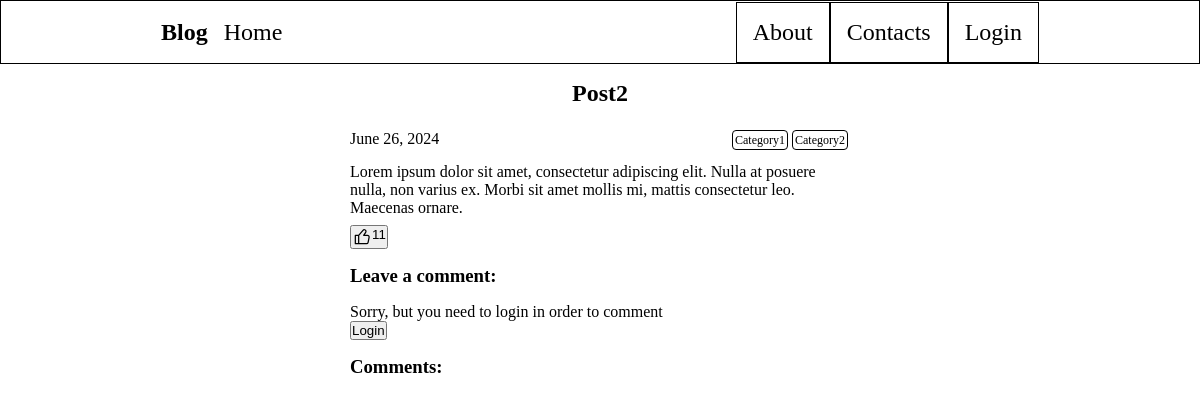
The app's page /post/2/ with its own data.
### app/models.py (models this page shows)
class Post(models.Model):
    title = models.CharField(max_length=255)
    body = models.TextField()
    created_on = models.DateTimeField(auto_now_add=True)
    last_modified = models.DateTimeField(auto_now=True)
    categories = models.ManyToManyField("Category", related_name="posts")
    likes = models.IntegerField(default=0, null=True)

class Category(models.Model):
    name = models.CharField(max_length=30)
    class Meta:
        verbose_name_plural = "categories"

### app/views.py (the view, shortened to what this page needs)
# urls.py: path("post/<int:pk>/", views.blog_detail, name="blog_detail"),
def blog_detail(request, pk):
    post = Post.objects.get(pk=pk)
    comments = Comment.objects.filter(post=post)
    context = {
        "post": post,
        "comments": comments,
        "form": CommentForm(),
    }
    return render(request, "detail.html", context)

### templates/detail.html (shortened to what this page needs)
{% extends "index.html" %}
{% load static %}
{% block css %}
  <link href="{% static "detail.css" %}" rel="stylesheet">
{% endblock css %}
{% block page_title %}
  <h2>{{ post.title }}</h2>
{% endblock page_title %}
{% block page_content %}
  <main class="detail">
    <div class="detail__container">
      <div class="detail__content">
        <div class="detail__stats">
          <div>{{ post.created_on.date }}</div>
          <div class="detail__categories">
            {% for category in post.categories.all %}
              <div class="detail__category">
                <a class="detail__category-name"
                   href="{% url 'app:blog_category' category.name %}">{{ category.name }}</a>
              </div>
            {% endfor %}
          </div>
        </div>
        <div class="detail__body">
          <p>{{ post.body | linebreaks }}</p>
        </div>
      </div>
      <form action="{% url "app:blog_like" post.pk %}" method="post">
        <button class="detail__likes" type="submit" name="like">
          <img class="detail__likes-icon" src="{% static "like.svg" %}" alt="like">
          <span>{{ post.likes }}</span>
        </button>
      </form>
      <div class="detail__comments">
        <h3>Leave a comment:</h3>
        {% if user.is_authenticated %}
          <form method="post">
            {% csrf_token %}
            <div>{{ form.body }}</div>
            <button class="btn" type="submit">Submit</button>
          </form>
        {% else %}
          <p>Sorry, but you need to login in order to comment</p>
          <button type="button">
            <a href="{% url "app:login" %}">Login</a>
          </button>
        {% endif %}
        <h3>Comments:</h3>
      </div>
    </div>
  </main>
{% endblock page_content %}

### static/style.css (style rules this page uses)
* { padding: 0; margin: 0; box-sizing: border-box; }
a { color: black; text-decoration: none; }

### static/detail.css (style rules this page uses)
.detail__likes { display: flex; justify-content: center; }
.detail__likes-icon { width: 20px; }
.detail__categories { display: flex; flex-direction: row; margin-top: 5px; margin-bottom: 5px; }
.detail__category { margin: 0.125rem; }
.detail__category-name { border: 1px solid black; border-radius: 0.25rem; padding: 0.125rem; font-size: 12px; color: black; }
.detail__container { width: 500px; }
.detail__comments h3 { margin: 1rem 0; }
.detail__stats { display: flex; align-items: center; justify-content: space-between; }
.detail__body { margin: 0.5rem 0; }

### records on screen
Post: title "Post2", created_on "June 26, 2024", body "Lorem ipsum dolor sit amet, consectetur adipiscing elit. Nulla at posuere nulla, non varius ex. Morbi sit amet mollis mi, mattis consectetur leo. Maecenas ornare.", likes "11"
Category: name "Category1"
Category: name "Category2"
